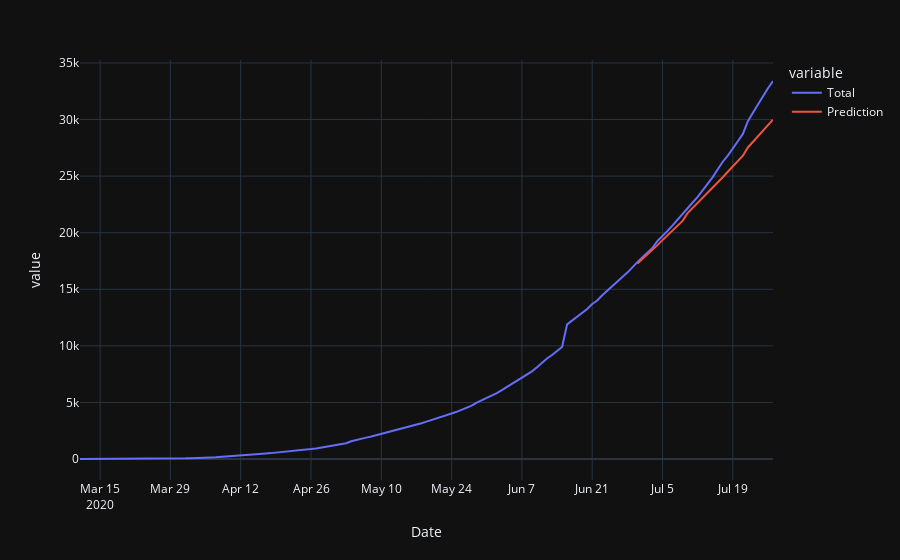

Notebook code cell kept with this figure:
### Code cell
# split_date = pd.Timestamp('2020-06-15')
train,test=split_dataframe()
fig,future_forecast=forecast()
fig

### Figure 1 — Plotly figure (JSON) as saved in the notebook; plotly's stock layout.template omitted (floating-point values rounded to 4 significant figures; data arrays with more than 128 entries replaced by an {"elided": "..."} marker saying what was removed)
{"data": [{"hovertemplate": "variable=Total<br>Date=%{x}<br>value=%{y}<extra></extra>", "legendgroup": "Total", "line": {"color": "#636efa", "dash": "solid"}, "mode": "lines", "name": "Total", "orientation": "v", "showlegend": true, "type": "scatter", "x": {"elided": "139 str values"}, "xaxis": "x", "y": {"elided": "139 int values"}, "yaxis": "y"}, {"hovertemplate": "variable=Prediction<br>Date=%{x}<br>value=%{y}<extra></extra>", "legendgroup": "Prediction", "line": {"color": "#EF553B", "dash": "solid"}, "mode": "lines", "name": "Prediction", "orientation": "v", "showlegend": true, "type": "scatter", "x": {"elided": "139 str values"}, "xaxis": "x", "y": {"elided": "139 float values"}, "yaxis": "y"}], "layout": {"legend": {"title": {"text": "variable"}, "tracegroupgap": 0}, "margin": {"t": 60}, "xaxis": {"anchor": "y", "domain": [0, 1], "title": {"text": "Date"}}, "yaxis": {"anchor": "x", "domain": [0, 1], "title": {"text": "value"}}}}
